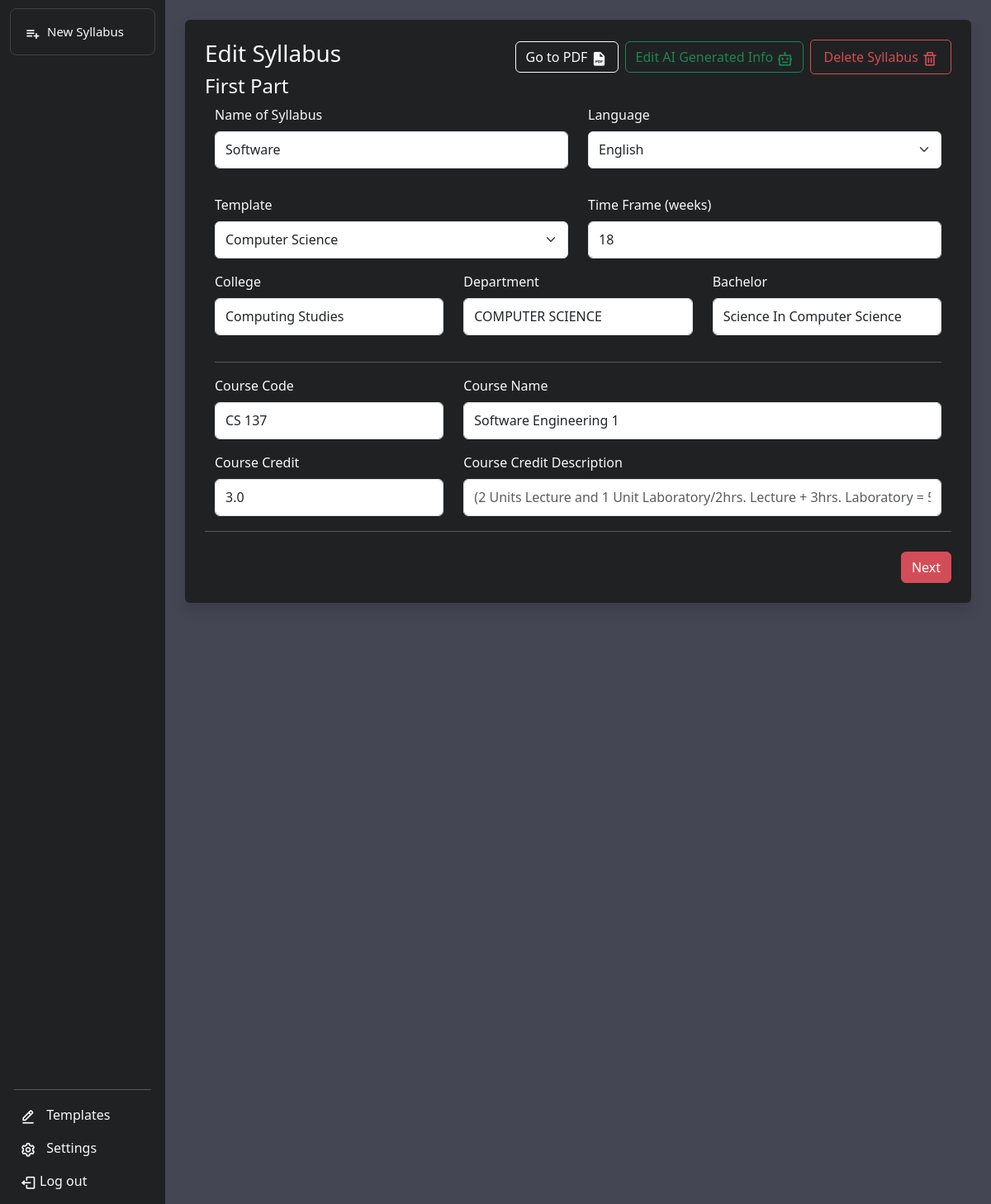
The page /edit_syllabus/1/ (signed in) on the database its author committed.
### syllabus/models.py (models this page shows, shortened)
class Syllabus(models.Model):
    user_id = models.ForeignKey(settings.AUTH_USER_MODEL, on_delete=models.CASCADE)
    syllabus_template_id = models.ForeignKey(Syllabus_Template, on_delete=models.SET_NULL, null=True)
    syllabus_ai_id = models.ForeignKey(Syllabus_AI, on_delete=models.CASCADE, null=True)
    syllabus_name = models.CharField(max_length=255, blank=True, null=True)
    time_frame = models.IntegerField(blank=True, null=True)
    college = models.CharField(max_length=255, blank=True, null=True)
    bachelor = models.CharField(max_length=255, blank=True, null=True)
    department = models.CharField(max_length=255, blank=True, null=True)
    course_code = models.CharField(max_length=255, blank=True, null=True)
    course_name = models.CharField(max_length=255, blank=True, null=True)
    course_credit = models.FloatField(blank=True, null=True)
    course_credit_description = models.TextField(blank=True, null=True)
    course_description = models.TextField(blank=True, null=True)
    grading_system_option = models.CharField(max_length=50, blank=True, null=True)
    source_type = models.CharField(max_length=50, blank=True, null=True)
    semester = models.CharField(max_length=50, blank=True, null=True)
    school_year = models.CharField(max_length=255, blank=True, null=True)
    recommending_approval_name = models.CharField(max_length=255, blank=True, null=True)
    recommending_approval_position = models.CharField(max_length=255, blank=True, null=True)
    concured_name = models.CharField(max_length=255, blank=True, null=True)
    concured_position = models.CharField(max_length=255, blank=True, null=True)
    approved_name = models.CharField(max_length=255, blank=True, null=True)
    approved_position = models.CharField(max_length=255, blank=True, null=True)
    footer_info = models.CharField(max_length=255, blank=True, null=True)
    revision_status = models.SmallIntegerField(default=1)
    revision_date = models.DateTimeField(blank=True, null=True)
    effective_date = models.DateTimeField(blank=True, null=True)
    created_at = models.DateTimeField(blank=True, null=True)

### syllabus_ai/models.py (models this page shows)
class Syllabus_AI(models.Model):
    user_id = models.ForeignKey(settings.AUTH_USER_MODEL, on_delete=models.CASCADE)
    raw_source = models.TextField(null=True, blank=True)
    raw_topics = models.TextField(null=True, blank=True)
    raw_course_outline = models.TextField(null=False, blank=True)
    raw_course_learning_outcomes = models.TextField(null=True, blank=True)
    raw_course_learning_outcomes_ai_with_letters = models.TextField(null=True, blank=True)
    raw_first_prompt = models.TextField(null=True, blank=True)
    raw_first_response = models.TextField(null=True, blank=True)
    raw_second_prompt = models.TextField(null=True, blank=True)
    raw_second_response = models.TextField(null=True, blank=True)
    YES, NO = 'Yes', 'No'
    FIRST_TIME_PROCESSING_CHOICES = [(YES, 'Yes'), (NO, 'No')]
    first_time_processing = models.CharField(
        max_length=3,
        choices=FIRST_TIME_PROCESSING_CHOICES,
        null=True, blank=True, default=YES
    )
    ENGLISH, FILIPINO = 'English', 'Filipino'
    LANGUAGE_CHOICES = [(ENGLISH, 'English'), (FILIPINO, 'Filipino')]
    language = models.CharField(
        max_length=10,
        choices=LANGUAGE_CHOICES,
        default=ENGLISH
    )

### pages/views.py (the view, shortened to what this page needs)
# urls.py: path('edit_syllabus/<int:id>/', views.edit_syllabus, name='edit_syllabus'),
@login_required
def edit_syllabus(request, id):
    syllabus = get_object_or_404(Syllabus, user_id=request.user, id=id)
    preriquisite = Preriquisite.objects.filter(syllabus_id=syllabus)
    course_requirements = Course_Requirements.objects.filter(syllabus_id=syllabus)
    prepared = Prepared.objects.filter(syllabus_id=syllabus)
    grading_system = Syllabus_Grading_System.objects.get(syllabus_id=syllabus)
    midterm = Syllabus_Term_Grade.objects.get(grading_system_id=grading_system, term_name='midterm')
    midterm_lecture = Syllabus_Term_Description.objects.filter(term_grade_id=midterm, lecture_percentage__isnull=False)
    midterm_laboratory = Syllabus_Term_Description.objects.filter(term_grade_id=midterm, laboratory_percentage__isnull=False)
    finalterm = Syllabus_Term_Grade.objects.get(grading_system_id=grading_system, term_name='finalterm')
    finalterm_lecture = Syllabus_Term_Description.objects.filter(term_grade_id=finalterm, lecture_percentage__isnull=False)
    finalterm_laboratory = Syllabus_Term_Description.objects.filter(term_grade_id=finalterm, laboratory_percentage__isnull=False)
    percentage_grade_range = Syllabus_Percentage_Grade_Range.objects.filter(grading_system_id=grading_system)
    syllabus_ai = get_object_or_404(Syllabus_AI, user_id=request.user, id=syllabus.syllabus_ai_id.id)
    print(syllabus_ai)
    syllabus_template = get_object_or_404(Syllabus_Template, user_id=request.user, id=syllabus.syllabus_template_id.id)
    syllabus_templates = Syllabus_Template.objects.filter(user_id=request.user)
    if 'delete' in request.POST:
        syllabus.delete()
        return redirect('userpage')
    context = {
        'syllabus': syllabus,
        'syllabus_ai': syllabus_ai,
        'preriquisites': preriquisite,
        'course_requirements': course_requirements,
        'prepares': prepared,
        'grading_system': grading_system,
        'midterm': midterm,
        'midterm_lectures': midterm_lecture,
        'midterm_laboratories': midterm_laboratory,
        'finalterm': finalterm,
        'finalterm_lectures': finalterm_lecture,
        'finalterm_laboratories': finalterm_laboratory,
        'percentage_grade_ranges': percentage_grade_range,
        'syllabus_template': syllabus_template,
        'syllabus_templates': syllabus_templates,
    }
    return render(request, 'user/ai_syllabus/edit_syllabus.html', context)

### templates/user/ai_syllabus/edit_syllabus.html (shortened to what this page needs)
{% extends '../../base/base_userpage.html' %}
{% load static %}
{% block content %}
<main class="col-md-9 ms-sm-auto col-lg-9 col-xl-10 p-md-4 create-syllabus edit-syllabus" >
    <div class="w-100 text-light">
        <div class="multisteps-form">
            <div class="row mt-3 px-3 mt-lg-0 px-lg-0">
                <div class="col-12 col-lg-12 m-auto">
                    <div class="multisteps-form__form">
                        <form class="formTest" method="POST" enctype="multipart/form-data">
                            <div class="multisteps-form__panel shadow p-4 rounded background-color-custom js-active" data-animation="fadeIn">
                                <div class="d-flex top-content">
                                    <div class="flex-grow-1"><h3 class="multisteps-form__title">Edit Syllabus</h3></div>
                                    <div>
                                        <a href="#" class="btn btn-outline-light me-2" type="button" onclick="openInNewTab('{% url 'pdf' syllabus.id%}')" >Go to PDF <i class='bx bxs-file-pdf' style="font-size:20px; vertical-align: middle;"></i></a>
                                    </div>
                                    <div>
                                        <a href="{% url 'show_syllabus_first' syllabus.syllabus_ai_id.id %}" class="btn btn-outline-success text-decoration-none me-2">Edit AI Generated Info <i class='bx bx-bot' style="font-size:20px; vertical-align: middle;"></i></a>
                                    </div>
                                    <div>
                                        <button type="button" class="btn btn-outline-primary delete-btn" name="delete">Delete Syllabus <i class='bx bx-trash' style="font-size:20px; vertical-align: middle;"></i></button>
                                    </div>
                                </div>
                                <div class="multisteps-form__content ">
                                    <h4>First Part</h4>
                                    <div class="container-fluid scroll overflow-auto">
                                        <div class="row">
                                            <div class="mb-3 col-lg-6">
                                                <label for="syllabus-name" class="form-label">Name of Syllabus</label>
                                                <input type="text" class="form-control med-input" id="syllabus-name" name="syllabus_name" placeholder="Insert name of syllabus here" value="{{ syllabus.syllabus_name }}">
                                            </div>
                                            <div class="mb-3 col-lg-6">
                                                <label for="language" class="form-label">Language</label>
                                                <select class="form-select mb-3 med-input" id="language" name="language">
                                                    <option value="English" {% if syllabus_ai.language == 'English' %}selected{% endif %}>English</option>
                                                </select>
                                            </div>
                                        </div>
                                        <div class="row">
                                            <div class="col-lg-6">
                                                <label for="template" class="mb-2">Template</label>
                                                <select class="form-select mb-3 med-input" id="template" name="template">
                                                    {% for template in syllabus_templates %}
                                                        <option value="{{ template.id }}" {% if template.id == syllabus_template.id %}selected{% endif %}>
                                                            {{ template.name }}
                                                        </option>
                                                    {% endfor %}
                                                </select>
                                            </div>
                                            <div class="col-lg-6">
                                                <label for="time-frame" class="form-label">Time Frame (weeks)</label>
                                                <input type="number" class="form-control med-input" id="time-frame" name="time-frame" placeholder="18" value="18">
                                            </div>
                                        </div>
                                        <div class="row">
                                            <div class="mb-3 col-lg-4">
                                                <label for="college" class="form-label">College</label>
                                                <input type="text" class="form-control med-input" id="college" name="college" placeholder="College of ...." value="{{ syllabus.college }}">
                                            </div>
                                            <div class="mb-3 col-lg-4">
                                                <label for="department" class="form-label">Department</label>
                                                <input type="text" class="form-control med-input" id="department" name="department" placeholder="Department of ..." value="{{ syllabus.department }}">
                                            </div>
                                            <div class="mb-3 col-lg-4">
                                                <label for="bachelor" class="form-label">Bachelor</label>
                                                <input type="text" class="form-control med-input" id="bachelor" name="bachelor" placeholder="Bachelor of ....." value="{{ syllabus.bachelor }}">
                                            </div>
                                        </div>
                                        <hr>
                                        <div class="row">
                                            <div class="mb-3 col-lg-4">
                                                <label for="course-code" class="form-label">Course Code</label>
                                                <input type="text" class="form-control med-input" id="course-code" name="course_code" placeholder="Insert Course Code" value="{{ syllabus.course_code }}">
                                            </div>
                                            <div class="mb-3 col-lg-8">
                                                <label for="course-name" class="form-label">Course Name</label>
                                                <input type="text" class="form-control med-input" id="course-name" name="course_name" placeholder="Insert Course Name" value="{{ syllabus.course_name }}">
                                            </div>
                                        </div>
                                        <div class="row">
                                            <div class="mb-3 col-lg-4">
                                                <label for="course-credit" class="form-label">Course Credit</label>
                                                <input type="number" class="form-control med-input" id="course-credit" name="course_credit" placeholder="1.0" value="{{ syllabus.course_credit }}">
                                            </div>
                                            <div class="mb-3 col-lg-8">
                                                <label for="course_credit_description" class="form-label">Course Credit Description</label>
                                                <input type="text" class="form-control med-input" id="course_credit_description" name="course_credit_description" placeholder="(2 Units Lecture and 1 Unit Laboratory/2hrs. Lecture + 3hrs. Laboratory = 5hrs/week)" value="{{ syllabus.course_credit_description }}">
                                            </div>
                                        </div>
                                    </div>
                                    <hr>
                                    <div class="d-flex justify-content-end mt-4">
                                        <button class="btn btn-primary ml-auto js-btn-next" type="button" title="Next">Next</button>
                                    </div>
                                </div>
                            </div>
                        </form>
                    </div>
                </div>
            </div>
        </div>
    </div>
</main>
{% endblock %}

### static/css/style.css (style rules this page uses)
body { height: 100%; background-color: lightblue }
.btn-primary { background-color: #d24d57 !important; border-color: #d24d57 !important; }
.btn-outline-primary { color: #d24d57 !important; border-color: #d24d57 !important; }
.background-color-custom { background-color: #202123 !important; border: #202123; }
.multisteps-form__form { position: relative; }
.multisteps-form__panel { position: absolute; top: 0; left: 0; width: 100%; height: 0; opacity: 0; visibility: hidden; }
.multisteps-form__panel.js-active { height: auto; opacity: 1; visibility: visible; }
.multisteps-form__panel[data-animation="fadeIn"].js-active { transition-property: all; transition-duration: 0.3s; transition-timing-function: linear; transition-delay: 0s; }
.scroll { min-height: 500px; max-height: 350px; overflow-y: scroll; }

### static/css/sass/app.css (style rules this page uses)
* { margin: 0; padding: 0; text-decoration: none; list-style: none; box-sizing: border-box; }
.edit-template .row .med-input, .create-template .row .med-input, .create-syllabus .row .med-input { min-height: 45px; }
.edit-template, .create-syllabus { position: relative; overflow: hidden; min-height: 100vh; }
.edit-template form .top-content, .create-syllabus form .top-content { display: flex; justify-content: space-between; align-items: center; }
.edit-template form .top-content .delete-btn, .create-syllabus form .top-content .delete-btn { text-decoration: none; color: #d8d8d8; border: 1px solid #d8d8d8; padding: 8px 15px; border-radius: 5px; background: transparent; transition: 0.05s; }

### rows shown on the page
Syllabus: syllabus_name "Software", college "Computing Studies", department "COMPUTER SCIENCE", bachelor "Science In Computer Science", course_code "CS 137", course_name "Software Engineering 1", course_credit "3.0"
Syllabus_AI: language "English"

### other values the page prints
form field template "Computer Science"
